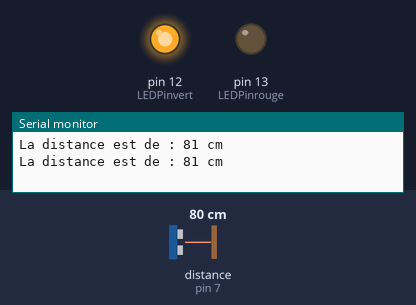
Bench run of a program on a simulated Arduino Uno, built with avr-gcc and run on an emulated ATmega328P. On the bench: output pins drawn as LEDs (lit = HIGH), the last lines printed to the serial monitor. Wiring (inferred from the names in the program): ultrasonic range finder: trigger pin 8; echo pin 7. The inputs (shaded band) are chosen by the test bench; at power-on: distance to the obstacle (sensor on pin 7) 80 cm. The echo pulse lasts 58.3 µs per cm; pins used as bus, display or sensor lines are not drawn.

Above: at 1.8 s.
1.9 s: distance to the obstacle (sensor on pin 7) set to 2 cm
At 2.8 s:
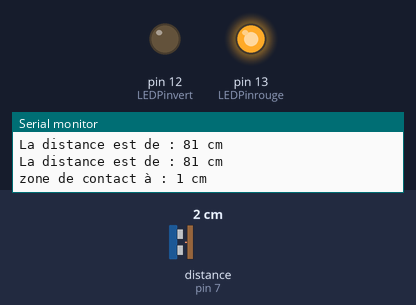
3.5 s: distance to the obstacle (sensor on pin 7) set to 18 cm
At 4.4 s:
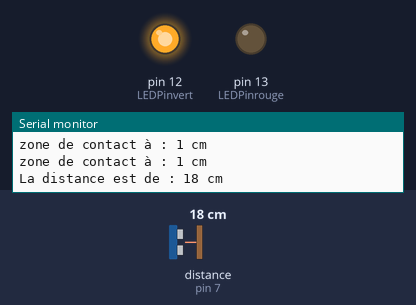
5.5 s: distance to the obstacle (sensor on pin 7) set to 4 cm
At 7.2 s:
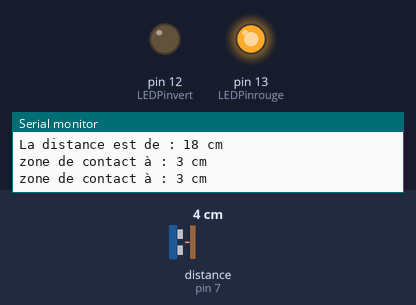
Timing chart, 0 to 8.7 s (numbered marks = the images above; inputs shaded):
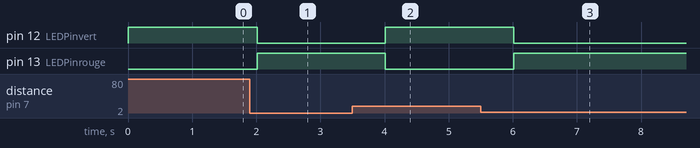

Measured:
- after the input at 1.9 s, pin 12 (LEDPinvert): HIGH → LOW after 0.11 s; pin 13 (LEDPinrouge): LOW → HIGH after 0.11 s
- after the input at 3.5 s, pin 12 (LEDPinvert): LOW → HIGH after 0.51 s; pin 13 (LEDPinrouge): HIGH → LOW after 0.51 s
- after the input at 5.5 s, pin 12 (LEDPinvert): HIGH → LOW after 0.52 s; pin 13 (LEDPinrouge): LOW → HIGH after 0.52 s

The program:

main.cpp
```cpp
/* Utilisation du cateur à ultrasons HC-SR04
Objectif : si on s'approche trop près du capteur à moins de 10 cm ,
la led rouge s'allume

VCC to arduino 5v
GND to arduino GND
Echo to Arduino pin 7
Trig to Arduino pin 8

LEDPinrouge = 13
LEDPinvert = 12
This sketch originates from Virtualmix: http://goo.gl/kJ8Gl
Has been modified by Winkle ink here: http://winkleink.blogspot.com.au/2012/05/arduino-hc-sr04-ultrasonic-distance.html
And modified further by ScottC here: http://arduinobasics.blogspot.com.au/2012/11/arduinobasics-hc-sr04-ultrasonic-sensor.html
on 10 Nov 2012.
RF Février 2017
*/
// on n'oublie par la library
#include <Arduino.h>

// on définit les pin sur l'Arduino
int echoPin = 7;            // Echo Pin
int trigPin = 8;           // Trigger Pin
int LEDPinrouge = 13;      // Onboard LED rouge
int LEDPinvert = 12;       // Onboard LED verte
int maxdist=10;           // si distance < maxdist la led rouge s'allume
long duration, distance;  // Duration used to calculate distance

// ============================= SETUP ===============================
void setup() {
// on initialise la communication
Serial.begin (9600);

// on définit l'ta des pins de l'arduino
pinMode(trigPin, OUTPUT);
pinMode(echoPin, INPUT);
pinMode(LEDPinrouge, OUTPUT);
pinMode(LEDPinvert, OUTPUT);

// on éteint toutes les ledPin
digitalWrite(LEDPinrouge, LOW);
digitalWrite(LEDPinvert, LOW);
} // fin du setup

void loop() {
/* The following trigPin/echoPin cycle is used to determine the
distance of the nearest object by bouncing soundwaves off of it. */
digitalWrite(trigPin, LOW);
delayMicroseconds(2);

digitalWrite(trigPin, HIGH);
delayMicroseconds(10);

digitalWrite(trigPin, LOW);

duration = pulseIn(echoPin, HIGH);

//Calculate the distance (in cm) based on the speed of sound.
//distance = duration/57;
distance = duration/57; // testé avec 58, il manque alors 1 cm

if (distance <= maxdist) {


digitalWrite(LEDPinrouge, HIGH);  // Turn LEDPinrouge ON  to indicate "2-10 cm"
digitalWrite(LEDPinvert, LOW);   // Turn LEDPinvert OFF  to indicate ">10 cm"

Serial.print("zone de contact à : ");  // on s'est rapproché trop près du capteur
Serial.print(distance);
Serial.println(" cm ");

}
else {
// si la distance est > à 10 cm et < à 4 m  (non testée)
digitalWrite(LEDPinrouge, LOW); // Turn LEDPinrouge OFF  to indicate "2-10 cm"
digitalWrite(LEDPinvert, HIGH); // Turn LEDPinvert ON  to indicate ">10 cm"

Serial.print("La distance est de : "); // on s'est éloigné du capteur
Serial.print(distance);
Serial.println(" cm ");

}
//Delay 1s before next reading.
delay(1000);
}
```
